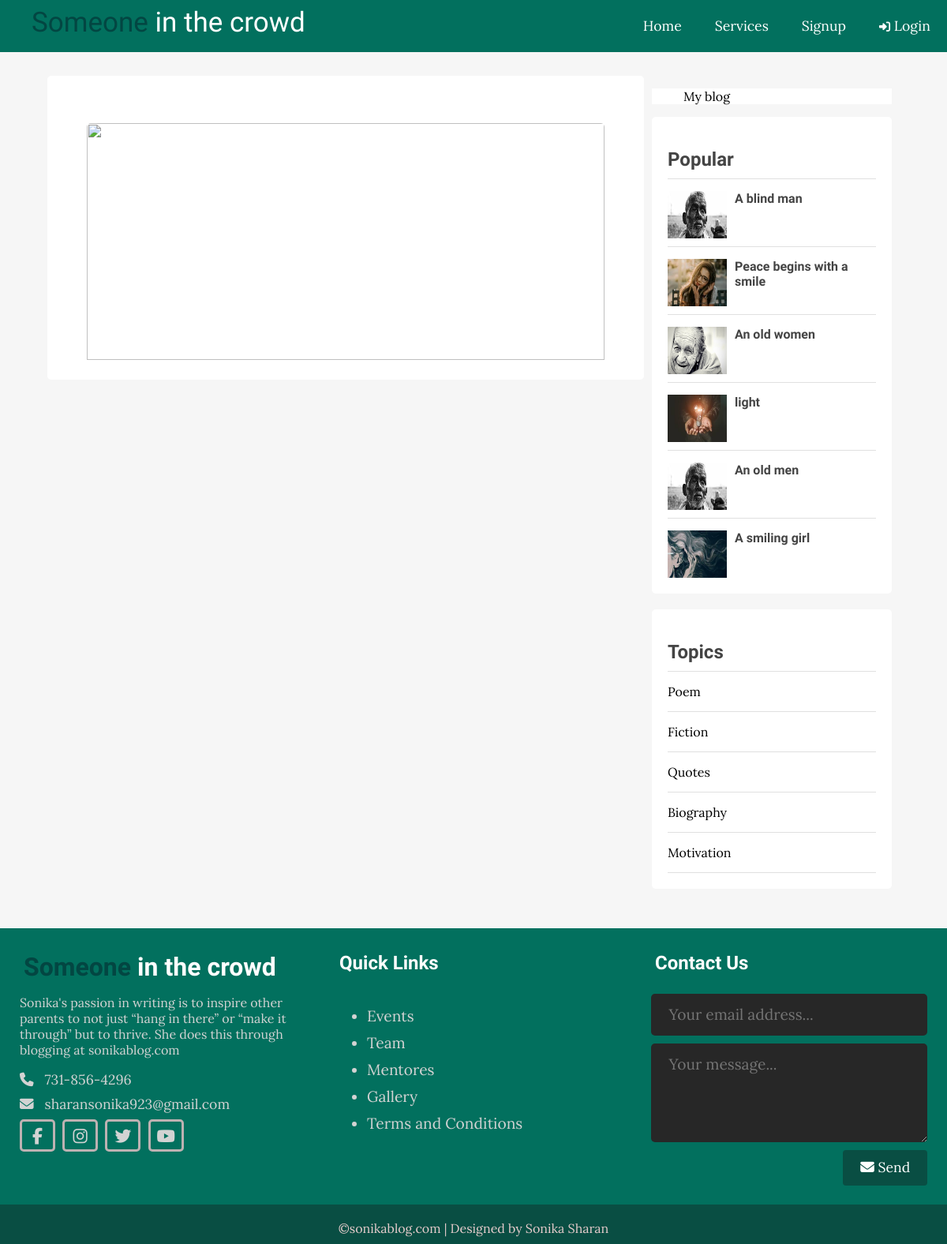
The page /single.php on the database its author committed.
### tables this page shows
CREATE TABLE `posts` (
  `id` int(11) NOT NULL,
  `user_id` int(11) NOT NULL,
  `topic_id` int(11) DEFAULT NULL,
  `title` varchar(255) NOT NULL,
  `image` varchar(255) NOT NULL,
  `body` text NOT NULL,
  `published` tinyint(4) NOT NULL,
  `created_at` datetime NOT NULL DEFAULT current_timestamp()
);

CREATE TABLE `topics` (
  `id` int(11) NOT NULL,
  `name` varchar(100) NOT NULL,
  `description` text NOT NULL
);

### app/database/db.php (called while the page is built, shortened)
<?php
require('connect.php');
function executeQuery($sql, $data){
    global $conn;
   $stmt= $conn->prepare($sql);
    $values=array_values($data);
    $types= str_repeat('s',count($values));
    $stmt->bind_param($types , ...$values);
    $stmt->execute();
    return $stmt;
}
function selectAll($table , $conditions=[])
{
    global $conn;
    $sql= "SELECT * FROM $table";
    if(empty($conditions)){
    $stmt = $conn->prepare($sql);
    $stmt->execute();
    $records= $stmt->get_result()->fetch_all(MYSQLI_ASSOC);
    return $records;}
    else{
 $i = 0;
foreach($conditions as $key => $value){
    if($i===0){
        $sql=$sql." WHERE $key=?";
    }
    else{
        $sql=$sql." AND $key=?";
    }
$i++;
}
$stmt = executeQuery($sql,$conditions);
$records= $stmt->get_result()->fetch_all(MYSQLI_ASSOC);
return $records;
    }
}

### app/controllers/posts.php (called while the page is built, shortened)
<?php
include(ROOT_PATH."/app/database/db.php");
$table ='posts';
$topics= selectAll('topics');
$posts= selectAll($table);

### single.php (the view, shortened to what this page needs)
<?php include("path.php");
include(ROOT_PATH."/app/controllers/posts.php");
$topics=selectAll('topics');
$posts = selectAll('posts',['published'=>1]);
?>
<!DOCTYPE html>
<html lang="en">
<head>
    <link rel ="stylesheet" href="assets/css/style.css">
</head>
<body>
<?php include(ROOT_PATH."/app/include/header.php");?>
    <div class="page-wrapper">
        <div class="content clearfix">
            <div class ="main-content-wrapper">
        <div class="main-content single">
            <div class="post-content">
             <img src="<?php echo BASE_URL.'/assets/images/'.$post['image']; ?>" alt="" class="image">
            </div>
            </div>
            </div>
    <div class="sidebar single">
<div class="fb-page" data-href="https://www.facebook.com/sharansonika93" data-tabs="" data-width="" data-height="" data-small-header="false" data-adapt-container-width="true" data-hide-cover="false" data-show-facepile="true"><blockquote cite="https://www.facebook.com/sharansonika93" class="fb-xfbml-parse-ignore"><a href="https://www.facebook.com/sharansonika93">My blog</a></blockquote></div>
        <div class="section popular">
        <h2 class="section-title">Popular</h2>
            <?php foreach($posts as $p): ?>
                <div class="post clearfix">
            <img src="<?php echo BASE_URL.'/assets/images/'.$p['image']; ?>" alt="">
                <a href="single.php?id=<?php echo $p['id'];?>"class="title"><h4><?php echo $p['title'];?></h4></a>
            </div>
            <?php endforeach; ?>
        </div>
        <div class="section topic">
                <h2 class="section-title">Topics</h2>
                <ul>
                <?php foreach($topics as $topic):?>
             <li><a href="<?php echo BASE_URL.'/index.php?t_id='.$topic['id'].'&name='.$topic['name']?>"><?php echo $topic['name'];?></a> </li>
              <?php endforeach;?>
                </ul>
         </div>
            </div>
        </div></div>
    <?php include(ROOT_PATH."/app/include/footer.php");?>
</body>
</html>

### assets/css/style.css (style rules this page uses)
* { box-sizing:border-box; }
html,body { height: 100%; padding:0px; margin:0px; background:#f6f6f6; font-family:'Lora',serif; }
h1,h2,h3,h4,h5,h6 { font-family: 'candal',sans-serif; color:#444; margin:5px; }
a { text-decoration:none; color:inherit; }
.clearfix::after { content:''; display:block; clear:both; }
.page-wrapper { min-height:100%; }
.content { width:90%; margin: 30px auto 30px; }
.content .main-content { width: 70%; float:left; }
.content .main-content.single { background: white; padding: 20px 50px; font-size:1.1em; border-radius:5px; }
.content .sidebar.single .fb-page { width:100%; margin-bottom:10px; background: white; }
.content .main-content.single .post-content .image { width:100%; height:300px; border-top-left-radius:5px; border-top-right-radius:5px; }
.content .popular .post { border-top: 1px solid #e0e0e0; margin-top:10px; padding-top:10px; }
.content .popular .post img { height:60px; width:75px; float:left; margin-right: 10px; }
.content .sidebar { width:30%; float:left; }
.content .sidebar.single { padding: 0px 10px; }
.content .sidebar .section { background:white; padding:20px; border-radius:5px; margin-bottom: 20px; }
.content .sidebar .section .section-title { margin:20px 0px 10px 0px; }
.content .sidebar .section.topic ul { margin: 0px; padding: 0px; list-style:none; border-top:1px solid #e0e0e0; }
.content .sidebar .section.topic ul li a { display:block; padding:15px 0px 15px 0px; border-bottom:1px solid #e0e0e0; transition:0.3s; }

### rows shown on the page
posts: image (picture), title "A blind man"
posts: image (picture), title "Peace begins with a smile"
posts: image (picture), title "An old women"
posts: image (picture), title "light"
posts: image (picture), title "An old men"
posts: image (picture), title "A smiling girl"
topics: name "Poem"
topics: name "Fiction"
topics: name "Quotes"
topics: name "Biography"
topics: name "Motivation"
